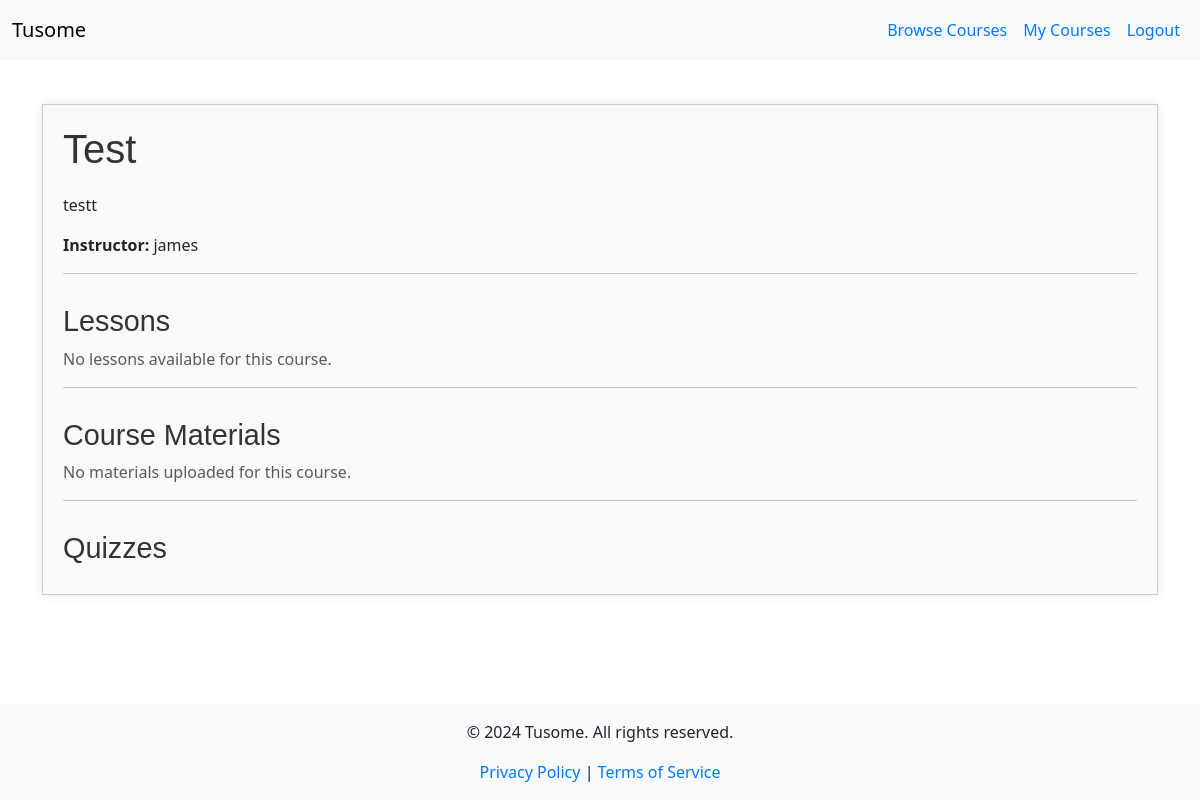
Page /course/2 (signed in) on the committed database.
### models.py (models this page shows, shortened)
class Course(db.Model):
    id = db.Column(db.Integer, primary_key=True)
    title = db.Column(db.String(200), nullable=False)
    description = db.Column(db.Text, nullable=False)
    is_featured = db.Column(db.Boolean, default=False)
    instructor_id = db.Column(db.Integer, db.ForeignKey('instructor.id'), nullable=False)
    instructor = db.relationship('Instructor', back_populates='courses')
    lessons = db.relationship('Lesson', back_populates='course', lazy=True)
    quizzes = db.relationship('Quiz', back_populates='course', lazy=True)
    materials = db.relationship('CourseMaterial', back_populates='course', lazy=True)
    enrollments = db.relationship('Enrollment', back_populates='course', lazy=True)
    submissions = db.relationship('Submission', back_populates='course', lazy=True)

class User(UserMixin, db.Model):
    id = db.Column(db.Integer, primary_key=True)
    username = db.Column(db.String(150), unique=True, nullable=False)
    password = db.Column(db.String(150), nullable=False)
    role = db.Column(db.Enum(RoleEnum), nullable=False)  # Using Enum for roles
    instructor = db.relationship('Instructor', back_populates='user', uselist=False)
    student = db.relationship('Student', back_populates='user', uselist=False)

### app.py (the view, shortened to what this page needs)
@app.route('/course/<int:course_id>')
@login_required
def course_details(course_id):
    course = Course.query.get_or_404(course_id)
    if current_user.role == RoleEnum.STUDENT:
        enrollment = Enrollment.query.filter_by(student_id=current_user.student.id, course_id=course_id).first()
        if not enrollment:
            flash('You are not enrolled in this course.', 'danger')
            return redirect(url_for('browse_courses'))
        lessons = course.lessons
        materials = course.materials
        quizzes = course.quizzes
        return render_template('course_details.html', course=course, lessons=lessons, materials=materials, quizzes=quizzes)
    else:
        flash('Access denied.', 'danger')
        abort(403)

### app.py (called while the page is built)
@app.context_processor
def inject_current_year():
    return {'current_year': datetime.utcnow().year}

@login_manager.user_loader
def load_user(user_id):
    return User.query.get(int(user_id))

@app.context_processor
def inject_roleenum():
    return dict(RoleEnum=RoleEnum)

### templates/course_details.html (shortened to what this page needs)
{% extends "base.html" %}
{% block content %}
<div class="course-container">
    <h2>{{ course.title }}</h2>
    <p>{{ course.description }}</p>
    <p><strong>Instructor:</strong> {{ course.instructor.user.username }}</p>
    <hr>
    <h3>Lessons</h3>
    {% if course.lessons %}
      <ul class="list-group">
        {% for lesson in course.lessons %}
          <li class="list-group-item d-flex justify-content-between align-items-center">
            <span>{{ loop.index }}. <a href="{{ url_for('lesson_detail', slug=lesson.slug) }}">{{ lesson.title }}</a></span>
            {% if current_user.is_authenticated and current_user.role == RoleEnum.INSTRUCTOR and course.instructor_id == current_user.instructor.id %}
              <div>
                <a href="{{ url_for('edit_lesson', lesson_id=lesson.id) }}" class="btn btn-sm btn-warning">Edit</a>
                <form action="{{ url_for('delete_lesson', lesson_id=lesson.id) }}" method="POST" style="display:inline;">
                  {{ form.hidden_tag() }}
                  <button type="submit" class="btn btn-sm btn-danger" onclick="return confirm('Are you sure you want to delete this lesson?');" aria-label="Delete Lesson {{ lesson.title }}">Delete</button>
                </form>
              </div>
            {% endif %}
          </li>
        {% endfor %}
      </ul>
    {% else %}
      <p class="text-muted">No lessons available for this course.</p>
    {% endif %}
    <hr>
    <h3>Course Materials</h3>
    {% if materials %}
      <ul class="list-group">
        {% for material in materials %}
          <li class="list-group-item d-flex justify-content-between align-items-center">
            <span>{{ material.filename }} ({{ material.size }} KB)</span>
            <a href="{{ url_for('download_material', material_id=material.id) }}" class="btn btn-secondary btn-sm">Download</a>
          </li>
        {% endfor %}
      </ul>
    {% else %}
      <p class="text-muted">No materials uploaded for this course.</p>
    {% endif %}
    <hr>
    <h3>Quizzes</h3>
</div>
{% endblock %}

### static/css/style.css (style rules this page uses)
h1, h2, h3 { color: #333; font-family: 'Arial', sans-serif; }
.course-container { max-width: 1500px; margin: 20px auto; padding: 20px; border: 1px solid #ccc; box-shadow: 0 0 10px rgba(0, 0, 0, 0.1); background: #f9f9f9; }
.course-container h2 { font-size: 2.5em; margin-bottom: 20px; }
.course-container h3 { font-size: 1.8em; margin-top: 30px; }
html, body { height: 100%; margin: 0; }
body { display: flex; flex-direction: column; }

### templates/base.html (style rules this page uses)
html, body { height: 100%; margin: 0; }
body { display: flex; flex-direction: column; }

### rows in the picture
Course: title "Test", description "testt"
User: instructor.user.username "james"
